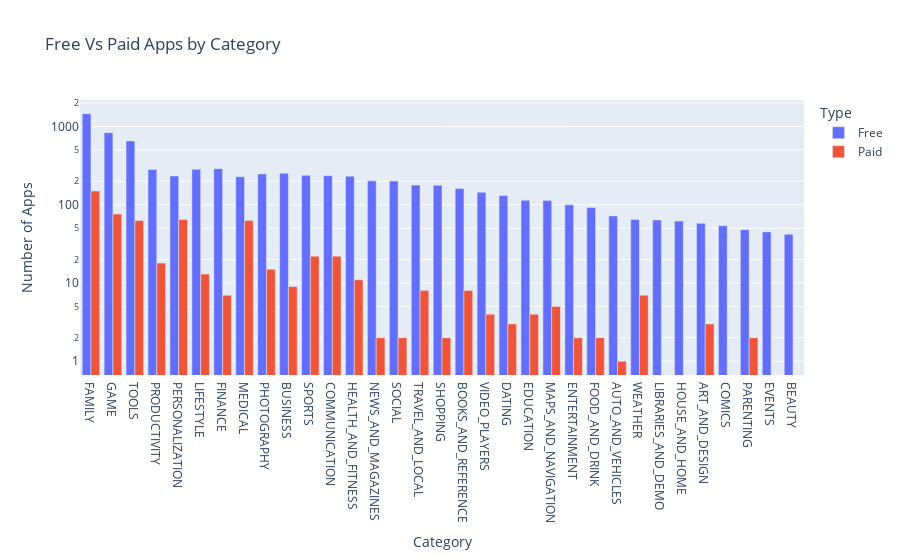

Source (notebook cell):
### Markdown cell above
**Challenge**: Use the plotly express bar [chart examples](https://plotly.com/python/bar-charts/#bar-chart-with-sorted-or-ordered-categories) and the [.bar() API reference](https://plotly.com/python-api-reference/generated/plotly.express.bar.html#plotly.express.bar) to create this bar chart: 

<img src=https://imgur.com/LE0XCxA.png>

You'll want to use the `df_free_vs_paid` DataFrame that you created above that has the total number of free and paid apps per category. 

See if you can figure out how to get the look above by changing the `categoryorder` to 'total descending' as outlined in the documentation here [here](https://plotly.com/python/categorical-axes/#automatically-sorting-categories-by-name-or-total-value).

### Code cell
g_bar = px.bar(df_free_vs_paid, x='Category', y='App',
               title='Free Vs Paid Apps by Category',
               color='Type', barmode='group',
               hover_name='Category')
g_bar.update_layout(yaxis_title='Number of Apps',
                    xaxis={'categoryorder':'total descending'},
                    yaxis=dict(type='log'))
g_bar.show()

### Figure 1 — Plotly figure (JSON) as saved in the notebook; plotly's stock layout.template omitted (floating-point values rounded to 4 significant figures)
{"data": [{"alignmentgroup": "True", "hovertemplate": "<b>%{hovertext}</b><br><br>Type=Free<br>Category=%{x}<br>App=%{y}<extra></extra>", "hovertext": ["FAMILY", "GAME", "TOOLS", "FINANCE", "LIFESTYLE", "PRODUCTIVITY", "BUSINESS", "PHOTOGRAPHY", "SPORTS", "COMMUNICATION", "PERSONALIZATION", "HEALTH_AND_FITNESS", "MEDICAL", "NEWS_AND_MAGAZINES", "SOCIAL", "TRAVEL_AND_LOCAL", "SHOPPING", "BOOKS_AND_REFERENCE", "VIDEO_PLAYERS", "DATING", "EDUCATION", "MAPS_AND_NAVIGATION", "ENTERTAINMENT", "FOOD_AND_DRINK", "AUTO_AND_VEHICLES", "WEATHER", "LIBRARIES_AND_DEMO", "HOUSE_AND_HOME", "ART_AND_DESIGN", "COMICS", "PARENTING", "EVENTS", "BEAUTY"], "legendgroup": "Free", "marker": {"color": "#636efa", "pattern": {"shape": ""}}, "name": "Free", "offsetgroup": "Free", "orientation": "v", "showlegend": true, "textposition": "auto", "type": "bar", "x": ["FAMILY", "GAME", "TOOLS", "FINANCE", "LIFESTYLE", "PRODUCTIVITY", "BUSINESS", "PHOTOGRAPHY", "SPORTS", "COMMUNICATION", "PERSONALIZATION", "HEALTH_AND_FITNESS", "MEDICAL", "NEWS_AND_MAGAZINES", "SOCIAL", "TRAVEL_AND_LOCAL", "SHOPPING", "BOOKS_AND_REFERENCE", "VIDEO_PLAYERS", "DATING", "EDUCATION", "MAPS_AND_NAVIGATION", "ENTERTAINMENT", "FOOD_AND_DRINK", "AUTO_AND_VEHICLES", "WEATHER", "LIBRARIES_AND_DEMO", "HOUSE_AND_HOME", "ART_AND_DESIGN", "COMICS", "PARENTING", "EVENTS", "BEAUTY"], "xaxis": "x", "y": [1456, 834, 655, 289, 284, 283, 253, 248, 238, 235, 233, 232, 228, 202, 201, 179, 178, 161, 144, 131, 114, 113, 100, 92, 72, 65, 64, 62, 58, 54, 48, 45, 42], "yaxis": "y"}, {"alignmentgroup": "True", "hovertemplate": "<b>%{hovertext}</b><br><br>Type=Paid<br>Category=%{x}<br>App=%{y}<extra></extra>", "hovertext": ["FAMILY", "GAME", "PERSONALIZATION", "TOOLS", "MEDICAL", "COMMUNICATION", "SPORTS", "PRODUCTIVITY", "PHOTOGRAPHY", "LIFESTYLE", "HEALTH_AND_FITNESS", "BUSINESS", "TRAVEL_AND_LOCAL", "BOOKS_AND_REFERENCE", "WEATHER", "FINANCE", "MAPS_AND_NAVIGATION", "VIDEO_PLAYERS", "EDUCATION", "DATING", "ART_AND_DESIGN", "SOCIAL", "SHOPPING", "ENTERTAINMENT", "FOOD_AND_DRINK", "PARENTING", "NEWS_AND_MAGAZINES", "AUTO_AND_VEHICLES"], "legendgroup": "Paid", "marker": {"color": "#EF553B", "pattern": {"shape": ""}}, "name": "Paid", "offsetgroup": "Paid", "orientation": "v", "showlegend": true, "textposition": "auto", "type": "bar", "x": ["FAMILY", "GAME", "PERSONALIZATION", "TOOLS", "MEDICAL", "COMMUNICATION", "SPORTS", "PRODUCTIVITY", "PHOTOGRAPHY", "LIFESTYLE", "HEALTH_AND_FITNESS", "BUSINESS", "TRAVEL_AND_LOCAL", "BOOKS_AND_REFERENCE", "WEATHER", "FINANCE", "MAPS_AND_NAVIGATION", "VIDEO_PLAYERS", "EDUCATION", "DATING", "ART_AND_DESIGN", "SOCIAL", "SHOPPING", "ENTERTAINMENT", "FOOD_AND_DRINK", "PARENTING", "NEWS_AND_MAGAZINES", "AUTO_AND_VEHICLES"], "xaxis": "x", "y": [150, 76, 65, 63, 63, 22, 22, 18, 15, 13, 11, 9, 8, 8, 7, 7, 5, 4, 4, 3, 3, 2, 2, 2, 2, 2, 2, 1], "yaxis": "y"}], "layout": {"barmode": "group", "legend": {"title": {"text": "Type"}, "tracegroupgap": 0}, "title": {"text": "Free Vs Paid Apps by Category"}, "xaxis": {"anchor": "y", "categoryorder": "total descending", "domain": [0, 1], "title": {"text": "Category"}}, "yaxis": {"anchor": "x", "domain": [0, 1], "title": {"text": "Number of Apps"}, "type": "log"}}}
